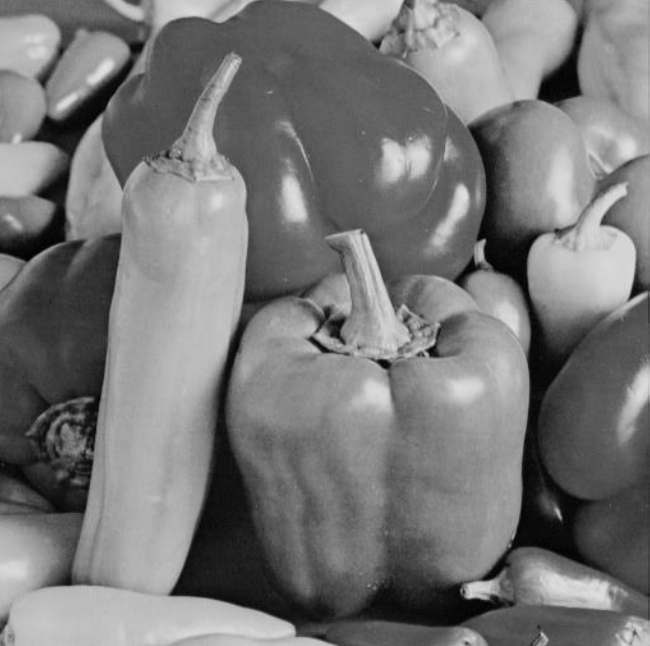
#> input picture images/peperoni.png, 650 x 646 px
$ jupyter execute --allow-errors report.ipynb
#> lines starting #> are read from the running program, lines starting #| are printed output that depends on the picture
#> further down, input_image is the input picture: shape (646, 650, 3); min 0, max 226, mean 118.8
### utils/split_and_merge.py
import cv2
import numpy as np
from sortedcontainers import SortedDict
from itertools import chain

class Region:
    def __init__(self, x, y, width, height):
        """
        Initialize a Region instance.

        :param x: X-coordinate of the top-left corner of the region.
        :param y: Y-coordinate of the top-left corner of the region.
        :param width: Width of the region.
        :param height: Height of the region.
        """
        self.x = x
        self.y = y
        self.width = width
        self.height = height
        self.mean = None
        self.variance = None
        self.value = None
        self.subregions = []  # Initially empty

    def split_into_subregions(self):
        """
        Split the current region into subregions.

        - If the region is large enough, it is split into 4 equal subregions.
        - If the region is too small to be split into 4, it will be split into 2 subregions
        (either horizontally or vertically, based on dimensions).
        - If the region is too small to be split at all, an exception is raised.
        """
        if self.width < 2 and self.height < 2:
            raise ValueError("Region is too small to split into any subregions.")

        if self.width >= 2 and self.height >= 2:
            # Split into 4 subregions
            half_width = self.width // 2
            half_height = self.height // 2

            self.subregions = [
                Region(self.x, self.y, half_width, half_height),  # Top-left
                Region(self.x + half_width, self.y, self.width - half_width, half_height),  # Top-right
                Region(self.x, self.y + half_height, half_width, self.height - half_height),  # Bottom-left
                Region(self.x + half_width, self.y + half_height, self.width - half_width, self.height - half_height),  # Bottom-right
            ]
        elif self.width >= 2:
            # Split into 2 vertical subregions
            half_width = self.width // 2

            self.subregions = [
                Region(self.x, self.y, half_width, self.height),  # Left
                Region(self.x + half_width, self.y, self.width - half_width, self.height),  # Right
            ]
        elif self.height >= 2:
            # Split into 2 horizontal subregions
            half_height = self.height // 2

            self.subregions = [
                Region(self.x, self.y, self.width, half_height),  # Top
                Region(self.x, self.y + half_height, self.width, self.height - half_height),  # Bottom
            ]

    def calculate_mean_variance(self, image):
        """
        Calculate the homogeneity of a region in an image based on pixel variance.

        :param image: The input image as a NumPy array.
        :param region: A Region object representing the region of interest.
        :return: Homogeneity score (lower is more homogeneous).
        """
        # Ensure the image is grayscale
        if len(image.shape) == 3:  # If the image has multiple channels (e.g., RGB)
            gray_image = cv2.cvtColor(image, cv2.COLOR_BGR2GRAY)
        else:
            gray_image = image

        # Extract the region of interest
        x, y, width, height = self.x, self.y, self.width, self.height
        roi = gray_image[y:y + height, x:x + width]

        # Calculate variance of the region
        self.variance = np.var(roi, ddof=1)
#> self.variance = 2840.5

        # Calculate mean of the image
        self.mean = np.mean(roi)
#> self.mean = 118.8

        # Calculate sum of all points
        self.value = np.sum(roi)
#> self.value = 49889231

    # [29 lines left out: function is_adjacent_to, not called in this run]

    def get_size(self):
        return self.width * self.height

    # [5 lines left out: function __repr__, not called in this run]


class SortedListWithCosts:
    def __init__(self):
        self.sorted_dict = SortedDict()

    def is_empty(self):
        return len(self.sorted_dict) == 0

    def add(self, link: "Link"):
        # Use (cost, id) as the key
        self.sorted_dict[(link.get_cost(), link.id)] = link

    # [31 lines left out: functions remove, update, refresh, not called in this run]

    def get_lowest_cost_link(self):
        _ , lowest_node = self.sorted_dict.popitem(0)
        return lowest_node
    def __repr__(self):
        return str([f"(Cost: {key[0]}, ID: {key[1]})" for key in self.sorted_dict.keys()])


class Node:
    class TreeIterator:
        def __init__(self, root: "ParentNode"):
            self.stack = [root]

        def __iter__(self):
            return self

        # [18 lines left out: functions __next__, __init__, not called in this run]

    def set_parent(self, parent: "ParentNode"):
        self.parent = parent

    def get_parent(self) -> "ParentNode":
        return self.parent

    # [5 lines left out: function get_root, not called in this run]

    def get_stats(self):
        return

    def get_mask(self, image_shape) -> cv2.typing.MatLike:
        return

    def __iter__(self):
        return Node.TreeIterator(self)

    def __repr__(self):
        return str.join("-", [str(r.id) for r in self])


class ParentNode(Node):
    # [102 lines left out: functions __init__, get_stats, calculate_cost_old, calculate_cost, get_cost, get_mask, not called in this run]


class Leaf(Node):
    # [10 lines left out: function __init__, not called in this run]

    def get_stats(self):
        return self.region.variance

    def calculate_cost(self):
        return self.get_stats()

    def calculate_cost_old(self):
        return self.get_stats()

    # [15 lines left out: function get_mask, not called in this run]

    def add_link(self, link: "Link"):
        self.links.append(link)


class Link:
    n_links = 0
    # [54 lines left out: functions __init__, merge, get_cost, not called in this run]

    def reset_cost(self):
        self.cost = None
        return self.get_cost()

    def get_size(self):
        return self.region_a.get_root().n + self.region_b.get_root().n

    # [11 lines left out: functions __lt__, __gt__, not called in this run]


class RAG:
    def __init__(self, regions: list[Region]):
        self.links : SortedListWithCosts = SortedListWithCosts()
        # self.links : LinkHeap = LinkHeap()
        leaves = [Leaf(r, i) for i, r in enumerate(regions)]

        # adding links
        for i in range(0, len(regions)):
            for j in range(0, i):
                if regions[i].is_adjacent_to(regions[j]):
                    new_link = Link(leaves[i], leaves[j])
                    self.links.add(new_link)

    # [30 lines left out: functions get_all_regions, merge, not called in this run]


def split(image: cv2.typing.MatLike, region: Region, threshold: int, max_depth=10, depth=0):
    """
    Recursively split an image region until it reaches a specified homogeneity threshold.

    :param image: The input image as a NumPy array.
    :param region: A Region object representing the region of interest.
    :param threshold: Homogeneity threshold (lower values mean stricter requirements).
    :param max_depth: Maximum recursion depth to avoid infinite splitting.
    :param depth: Current depth of recursion (used internally).
    :return: A list of homogeneous regions.
    """
    # Calculate the homogeneity of the current region
    region.calculate_mean_variance(image)

    # Stop splitting if homogeneity is below threshold or max depth is reached
    if region.variance <= threshold or depth >= max_depth:
        return [region]

    # Split the region into 4 subregions
    region.split_into_subregions()

    # Recursively process each subregion
    homogeneous_regions = []
    for subregion in region.subregions:
        homogeneous_regions.extend(
            split(image, subregion, threshold, max_depth, depth + 1)
        )
#> this loop made 4 passes
#> pass 1, in calculate_mean_variance (call 2), `roi = gray_image[y:y + height, x:x + width]`:
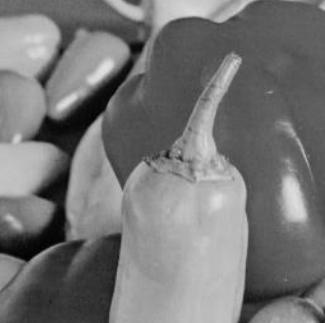
#> roi: shape (323, 325); min 0, max 224, mean 117.5
#> pass 1, in calculate_mean_variance (call 3), `roi = gray_image[y:y + height, x:x + width]`:
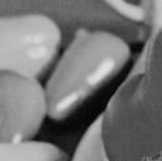
#> roi: shape (161, 162); min 2, max 224, mean 117.8
#> pass 1, in calculate_mean_variance (call 4), `roi = gray_image[y:y + height, x:x + width]`:
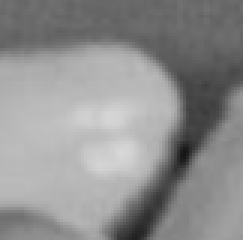
#> roi: shape (80, 81) (shown 3 times larger); min 21, max 215, mean 142.9
#> pass 1, in calculate_mean_variance (call 5), `roi = gray_image[y:y + height, x:x + width]`:
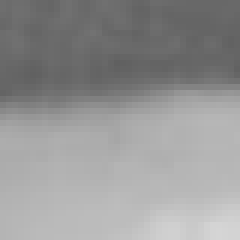
#> roi: shape (40, 40) (shown 6 times larger); min 96, max 213, mean 149

    return homogeneous_regions


def merge(regions: list[Region], threshold):
    rag = RAG(regions)
    return rag.merge(threshold)


# [25 lines left out: function split_and_merge, not called in this run]

### utils/lib.py
import cv2
import numpy as np
import pathlib

import matplotlib.pyplot as plt

# Assume the Region class and calculate_homogeneity function are already defined
# Include the split_image_until_homogeneous function as well

def visualize_homogeneous_regions(image, homogeneous_regions):
    output_image = image.copy()
    for region in homogeneous_regions:
        cv2.rectangle(
            output_image,
            (region.x, region.y),
            (region.x + region.width, region.y + region.height),
            (0, 255, 0),  # Green color
            2  # Line thickness
        )
#> (the rest of the program and of its run is left out)
